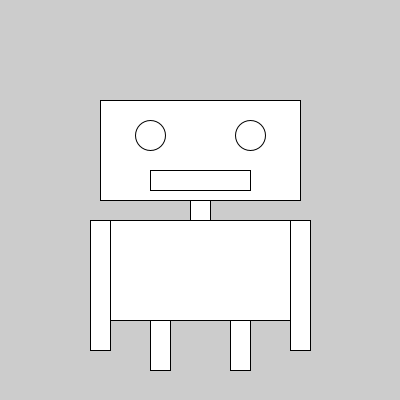
Frame 1 (no input)
Frame 60 (the mouse pressed at the canvas centre just before this capture): identical to frame 1, image omitted
Frame 120 (the mouse held since frame 60 and released just before this capture): identical to frame 1, image omitted

The Processing sketch that drew this single still picture (run headless with seeded random() and noise(); from frame 60 on, the mouse is pressed at the canvas centre):

// Processing sketch: Robot_01_Structure
// ── Robot_01_Structure.pde
/* 
*  Roboter 02
*  Einfache Variablen
*  HKB 16 Creative Coding, MF
*/ 

void setup(){
size(400, 400);
}

void draw(){
fill(255);
rect(100, 100, 200, 100); // head
fill(255);
ellipse(150, 135, 30, 30); // left eye
ellipse(250, 135, 30, 30); // right eye
rect(150, 170, 100, 20); //mouth

//Body
rect(190,200,20,20);
rect(110, 220, 180, 100); 

//Arms
rect(90, 220, 20, 130); // Left Arm
rect(290, 220, 20, 130); // Left Arm

//Legs
rect(150, 320, 20, 50); // Left Leg
rect(230, 320, 20, 50); // Right Leg


}
